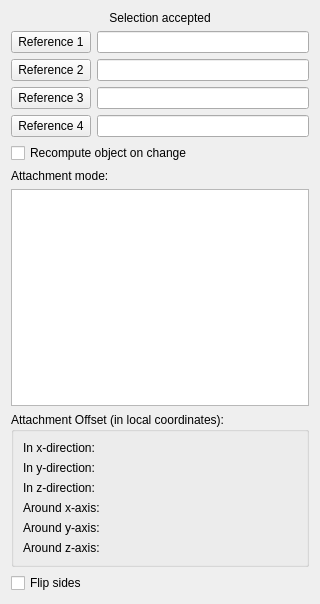
<?xml version="1.0" encoding="UTF-8"?>
<ui version="4.0">
 <class>PartGui::TaskAttacher</class>
 <widget class="QWidget" name="PartGui::TaskAttacher">
  <property name="geometry">
   <rect>
    <x>0</x>
    <y>0</y>
    <width>320</width>
    <height>604</height>
   </rect>
  </property>
  <property name="windowTitle">
   <string>Attachment</string>
  </property>
  <layout class="QVBoxLayout" name="verticalLayout">
   <item>
    <widget class="QLabel" name="message">
     <property name="text">
      <string>Selection accepted</string>
     </property>
     <property name="alignment">
      <set>Qt::AlignCenter</set>
     </property>
     <property name="wordWrap">
      <bool>true</bool>
     </property>
    </widget>
   </item>
   <item>
    <layout class="QHBoxLayout" name="horizontalLayout_3">
     <item>
      <widget class="QPushButton" name="buttonRef1">
       <property name="text">
        <string>Reference 1</string>
       </property>
       <property name="checkable">
        <bool>true</bool>
       </property>
      </widget>
     </item>
     <item>
      <widget class="QLineEdit" name="lineRef1"/>
     </item>
    </layout>
   </item>
   <item>
    <layout class="QHBoxLayout" name="horizontalLayout_5">
     <item>
      <widget class="QPushButton" name="buttonRef2">
       <property name="text">
        <string>Reference 2</string>
       </property>
       <property name="checkable">
        <bool>true</bool>
       </property>
      </widget>
     </item>
     <item>
      <widget class="QLineEdit" name="lineRef2"/>
     </item>
    </layout>
   </item>
   <item>
    <layout class="QHBoxLayout" name="horizontalLayout_6">
     <item>
      <widget class="QPushButton" name="buttonRef3">
       <property name="text">
        <string>Reference 3</string>
       </property>
       <property name="checkable">
        <bool>true</bool>
       </property>
      </widget>
     </item>
     <item>
      <widget class="QLineEdit" name="lineRef3"/>
     </item>
    </layout>
   </item>
   <item>
    <layout class="QHBoxLayout" name="horizontalLayout_7">
     <item>
      <widget class="QPushButton" name="buttonRef4">
       <property name="text">
        <string>Reference 4</string>
       </property>
       <property name="checkable">
        <bool>true</bool>
       </property>
      </widget>
     </item>
     <item>
      <widget class="QLineEdit" name="lineRef4"/>
     </item>
    </layout>
   </item>
   <item>
    <widget class="Gui::PrefCheckBox" name="checkBoxRecompute">
     <property name="toolTip">
      <string>Enable this to auto recompute feature on changing attachment.
If disabled, then only the feature placement is updated. Please
note that some feature may produces different shape depending
on its placement.</string>
     </property>
     <property name="text">
      <string>Recompute object on change</string>
     </property>
     <property name="prefPath" stdset="0">
      <cstring>Dialog/TaskAttacher</cstring>
     </property>
     <property name="prefEntry" stdset="0">
      <cstring>AutoRecompute</cstring>
     </property>
    </widget>
   </item>
   <item>
    <widget class="QLabel" name="label">
     <property name="text">
      <string>Attachment mode:</string>
     </property>
    </widget>
   </item>
   <item>
    <widget class="QListWidget" name="listOfModes">
     <property name="selectionMode">
      <enum>QAbstractItemView::SingleSelection</enum>
     </property>
    </widget>
   </item>
   <item>
    <widget class="QGroupBox" name="groupBox_AttachmentOffset">
     <property name="sizePolicy">
      <sizepolicy hsizetype="Expanding" vsizetype="Preferred">
       <horstretch>0</horstretch>
       <verstretch>0</verstretch>
      </sizepolicy>
     </property>
     <property name="toolTip">
      <string/>
     </property>
     <property name="title">
      <string>Attachment Offset (in local coordinates):</string>
     </property>
     <layout class="QGridLayout" name="gridLayout">
      <item row="1" column="0">
       <widget class="QLabel" name="labelOffset">
        <property name="sizePolicy">
         <sizepolicy hsizetype="Minimum" vsizetype="Preferred">
          <horstretch>0</horstretch>
          <verstretch>0</verstretch>
         </sizepolicy>
        </property>
        <property name="text">
         <string>In x-direction:</string>
        </property>
        <property name="buddy">
         <cstring>labelOffset</cstring>
        </property>
       </widget>
      </item>
      <item row="2" column="0">
       <widget class="QLabel" name="labelOffset2">
        <property name="sizePolicy">
         <sizepolicy hsizetype="Minimum" vsizetype="Preferred">
          <horstretch>0</horstretch>
          <verstretch>0</verstretch>
         </sizepolicy>
        </property>
        <property name="text">
         <string>In y-direction:</string>
        </property>
       </widget>
      </item>
      <item row="2" column="1">
       <widget class="Gui::PrefQuantitySpinBox" name="attachmentOffsetY" native="true">
        <property name="sizePolicy">
         <sizepolicy hsizetype="Expanding" vsizetype="Preferred">
          <horstretch>0</horstretch>
          <verstretch>0</verstretch>
         </sizepolicy>
        </property>
        <property name="minimumSize">
         <size>
          <width>0</width>
          <height>5</height>
         </size>
        </property>
        <property name="toolTip">
         <string>Note: The placement is expressed in local coordinate system
of object being attached.</string>
        </property>
        <property name="keyboardTracking" stdset="0">
         <bool>false</bool>
        </property>
       </widget>
      </item>
      <item row="3" column="0">
       <widget class="QLabel" name="labelOffset3">
        <property name="sizePolicy">
         <sizepolicy hsizetype="Minimum" vsizetype="Preferred">
          <horstretch>0</horstretch>
          <verstretch>0</verstretch>
         </sizepolicy>
        </property>
        <property name="text">
         <string>In z-direction:</string>
        </property>
       </widget>
      </item>
      <item row="3" column="1">
       <widget class="Gui::PrefQuantitySpinBox" name="attachmentOffsetZ" native="true">
        <property name="sizePolicy">
         <sizepolicy hsizetype="Expanding" vsizetype="Preferred">
          <horstretch>0</horstretch>
          <verstretch>0</verstretch>
         </sizepolicy>
        </property>
        <property name="minimumSize">
         <size>
          <width>0</width>
          <height>5</height>
         </size>
        </property>
        <property name="toolTip">
         <string>Note: The placement is expressed in local coordinate system
of object being attached.</string>
        </property>
        <property name="keyboardTracking" stdset="0">
         <bool>false</bool>
        </property>
       </widget>
      </item>
      <item row="4" column="0">
       <widget class="QLabel" name="labelYaw">
        <property name="sizePolicy">
         <sizepolicy hsizetype="Minimum" vsizetype="Preferred">
          <horstretch>0</horstretch>
          <verstretch>0</verstretch>
         </sizepolicy>
        </property>
        <property name="text">
         <string>Around x-axis:</string>
        </property>
       </widget>
      </item>
      <item row="5" column="0">
       <widget class="QLabel" name="labelPitch">
        <property name="sizePolicy">
         <sizepolicy hsizetype="Minimum" vsizetype="Preferred">
          <horstretch>0</horstretch>
          <verstretch>0</verstretch>
         </sizepolicy>
        </property>
        <property name="text">
         <string>Around y-axis:</string>
        </property>
       </widget>
      </item>
      <item row="6" column="0">
       <widget class="QLabel" name="labelRoll">
        <property name="sizePolicy">
         <sizepolicy hsizetype="Minimum" vsizetype="Preferred">
          <horstretch>0</horstretch>
          <verstretch>0</verstretch>
         </sizepolicy>
        </property>
        <property name="text">
         <string>Around z-axis:</string>
        </property>
       </widget>
      </item>
      <item row="1" column="1">
       <widget class="Gui::PrefQuantitySpinBox" name="attachmentOffsetX" native="true">
        <property name="sizePolicy">
         <sizepolicy hsizetype="Expanding" vsizetype="Preferred">
          <horstretch>0</horstretch>
          <verstretch>0</verstretch>
         </sizepolicy>
        </property>
        <property name="minimumSize">
         <size>
          <width>0</width>
          <height>5</height>
         </size>
        </property>
        <property name="toolTip">
         <string>Note: The placement is expressed in local coordinate system
of object being attached.</string>
        </property>
        <property name="keyboardTracking" stdset="0">
         <bool>false</bool>
        </property>
       </widget>
      </item>
      <item row="4" column="1">
       <widget class="Gui::QuantitySpinBox" name="attachmentOffsetRoll" native="true">
        <property name="sizePolicy">
         <sizepolicy hsizetype="Expanding" vsizetype="Preferred">
          <horstretch>0</horstretch>
          <verstretch>0</verstretch>
         </sizepolicy>
        </property>
        <property name="toolTip">
         <string>Rotation around the x-axis
Note: The placement is expressed in local coordinate system
of object being attached.</string>
        </property>
        <property name="keyboardTracking" stdset="0">
         <bool>false</bool>
        </property>
        <property name="unit" stdset="0">
         <string notr="true">deg</string>
        </property>
        <property name="minimum" stdset="0">
         <double>-360.000000000000000</double>
        </property>
        <property name="maximum" stdset="0">
         <double>360.000000000000000</double>
        </property>
       </widget>
      </item>
      <item row="5" column="1">
       <widget class="Gui::QuantitySpinBox" name="attachmentOffsetPitch" native="true">
        <property name="sizePolicy">
         <sizepolicy hsizetype="Expanding" vsizetype="Preferred">
          <horstretch>0</horstretch>
          <verstretch>0</verstretch>
         </sizepolicy>
        </property>
        <property name="toolTip">
         <string>Rotation around the y-axis
Note: The placement is expressed in local coordinate system
of object being attached.</string>
        </property>
        <property name="keyboardTracking" stdset="0">
         <bool>false</bool>
        </property>
        <property name="unit" stdset="0">
         <string notr="true">deg</string>
        </property>
        <property name="minimum" stdset="0">
         <double>-360.000000000000000</double>
        </property>
        <property name="maximum" stdset="0">
         <double>360.000000000000000</double>
        </property>
       </widget>
      </item>
      <item row="6" column="1">
       <widget class="Gui::QuantitySpinBox" name="attachmentOffsetYaw" native="true">
        <property name="sizePolicy">
         <sizepolicy hsizetype="Expanding" vsizetype="Preferred">
          <horstretch>0</horstretch>
          <verstretch>0</verstretch>
         </sizepolicy>
        </property>
        <property name="toolTip">
         <string>Rotation around the z-axis
Note: The placement is expressed in local coordinate system
of object being attached.</string>
        </property>
        <property name="keyboardTracking" stdset="0">
         <bool>false</bool>
        </property>
        <property name="unit" stdset="0">
         <string notr="true">deg</string>
        </property>
        <property name="minimum" stdset="0">
         <double>-360.000000000000000</double>
        </property>
        <property name="maximum" stdset="0">
         <double>360.000000000000000</double>
        </property>
       </widget>
      </item>
     </layout>
    </widget>
   </item>
   <item>
    <widget class="QCheckBox" name="checkBoxFlip">
     <property name="toolTip">
      <string>Flip side of attachment and offset</string>
     </property>
     <property name="text">
      <string>Flip sides</string>
     </property>
    </widget>
   </item>
  </layout>
 </widget>
 <customwidgets>
  <customwidget>
   <class>Gui::QuantitySpinBox</class>
   <extends>QWidget</extends>
   <header>Gui/QuantitySpinBox.h</header>
  </customwidget>
  <customwidget>
   <class>Gui::PrefQuantitySpinBox</class>
   <extends>Gui::QuantitySpinBox</extends>
   <header>Gui/PrefWidgets.h</header>
  </customwidget>
  <customwidget>
   <class>Gui::PrefCheckBox</class>
   <extends>QCheckBox</extends>
   <header>Gui/PrefWidgets.h</header>
  </customwidget>
 </customwidgets>
 <tabstops>
  <tabstop>buttonRef1</tabstop>
  <tabstop>lineRef1</tabstop>
  <tabstop>buttonRef2</tabstop>
  <tabstop>lineRef2</tabstop>
  <tabstop>buttonRef3</tabstop>
  <tabstop>lineRef3</tabstop>
  <tabstop>buttonRef4</tabstop>
  <tabstop>lineRef4</tabstop>
  <tabstop>listOfModes</tabstop>
  <tabstop>attachmentOffsetX</tabstop>
  <tabstop>attachmentOffsetY</tabstop>
  <tabstop>attachmentOffsetZ</tabstop>
  <tabstop>attachmentOffsetRoll</tabstop>
  <tabstop>attachmentOffsetPitch</tabstop>
  <tabstop>attachmentOffsetYaw</tabstop>
 </tabstops>
 <resources/>
 <connections/>
 <designerdata>
  <property name="gridDeltaX">
   <number>10</number>
  </property>
  <property name="gridDeltaY">
   <number>10</number>
  </property>
  <property name="gridSnapX">
   <bool>true</bool>
  </property>
  <property name="gridSnapY">
   <bool>true</bool>
  </property>
  <property name="gridVisible">
   <bool>true</bool>
  </property>
 </designerdata>
</ui>
